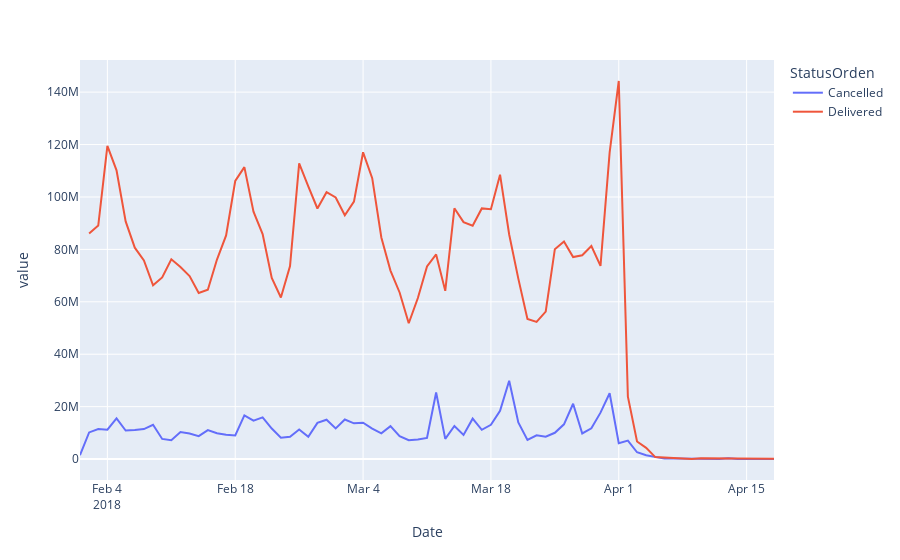

Notebook cell for this chart:
### Code cell
#ploting
df.groupby(['Date','StatusOrden'])['PagoCliente'].sum().unstack().interpolate(method ='linear', limit_direction ='forward').plot()
